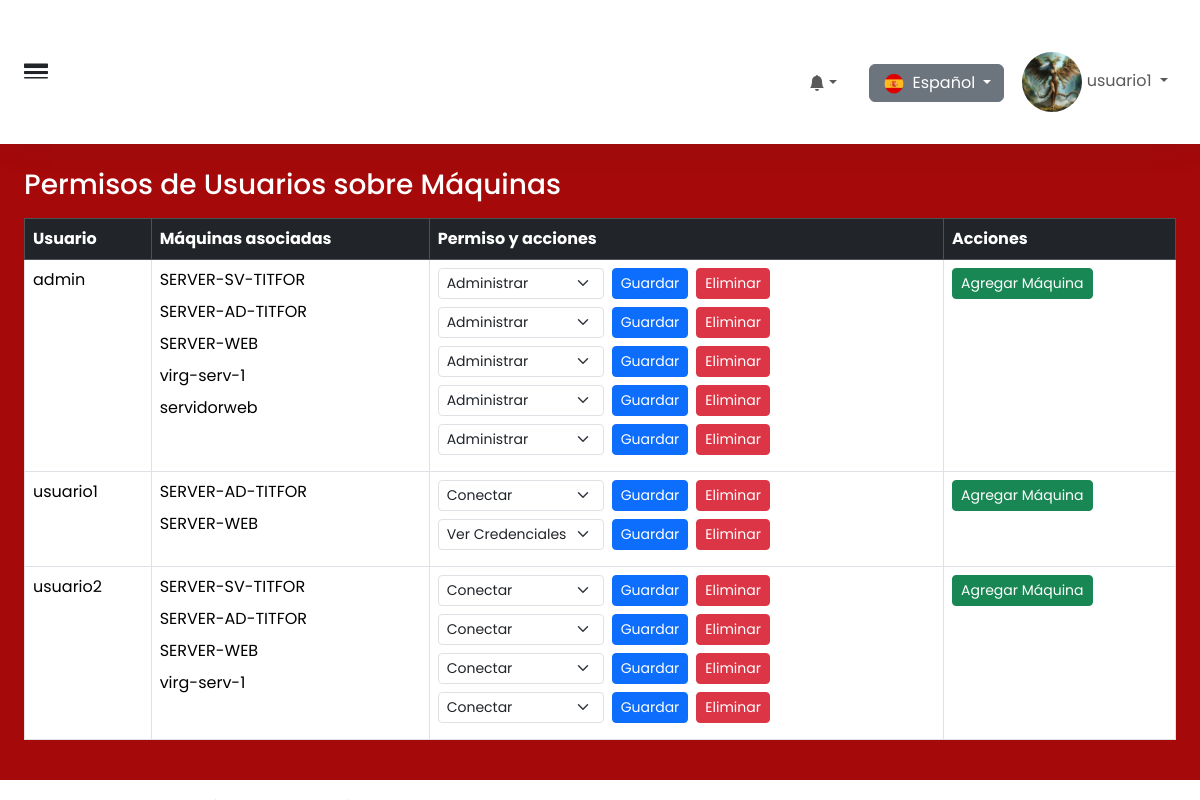
The app's page /permisos.php (signed in) with its own data.
### tables this page shows
CREATE TABLE `usuarios` (
  `id` int(11) NOT NULL,
  `nombre_usuario` varchar(100) NOT NULL,
  `contraseña` text NOT NULL,
  `correo_electronico` varchar(255) DEFAULT NULL,
  `id_rol` int(11) NOT NULL,
  `creado_en` timestamp NOT NULL DEFAULT current_timestamp(),
  `imagen` varchar(255) DEFAULT NULL
);

CREATE TABLE `permisos_usuarios_maquinas` (
  `id_usuario` int(11) NOT NULL,
  `id_maquina` int(11) NOT NULL,
  `nivel_permiso` varchar(50) NOT NULL
);

CREATE TABLE `maquinas` (
  `id` int(11) NOT NULL,
  `nombre` varchar(100) NOT NULL,
  `direccion_ip` varchar(45) NOT NULL,
  `puerto` int(11) NOT NULL DEFAULT 22,
  `descripcion` text DEFAULT NULL,
  `creada_en` timestamp NOT NULL DEFAULT current_timestamp()
);

### permisos.php (the view, shortened to what this page needs)
<?php
try {
    include 'conexion.php';
    $nombreUsuario = $_SESSION['nombre'];
    $usuario_id = $_SESSION['usuario_id'];
    $sqlImagen = "SELECT imagen FROM usuarios WHERE id = :id";
    $stmtImagen = $conn->prepare($sqlImagen);
    $stmtImagen->execute([':id' => $usuario_id]);
    $imagenUsuario = $stmtImagen->fetchColumn();
    ?>
    <!DOCTYPE html>
    <html lang="es">
    <head>
        <link rel="stylesheet" href="css/index.css">
        <link href="https://cdn.jsdelivr.net/npm/bootstrap@5.3.6/dist/css/bootstrap.min.css" rel="stylesheet"
>
        <link rel="stylesheet" href="https://cdn.jsdelivr.net/npm/bootstrap-icons@1.13.1/font/bootstrap-icons.min.css">
    </head>
    <body>
        <div class="wrapper w-100 d-flex align-items-start justify-content-between bg-black">
            <div class="main">
                <nav
                    class="navbar-main d-flex justify-content-between align-items-center p-4 navbar navbar-expand navbar-light">
                    <span class="sidebar-toggle d-flex align-items-center fs-4">
                        <i class="bi bi-border-width" id=toggle></i>
                    </span>
                    <div class="navbar-collapse collapse">
                        <div class="navbar-align navbar-nav ms-auto">
                            <div class="me-2 nav-item dropdown d-flex position-relative">
                                <a id="element" class="d-flex align-items-center nav-link nav-icon dropdown-toggle"
                                    aria-expanded="true">
                                    <div class="position-relative">
                                        <svg xmlns="http://www.w3.org/2000/svg" width="16" height="16" fill="currentColor"
                                            class="bi bi-bell-fill" viewBox="0 0 16 16">
                                            <path
                                                d="M8 16a2 2 0 0 0 2-2H6a2 2 0 0 0 2 2m.995-14.901a1 1 0 1 0-1.99 0A5 5 0 0 0 3 6c0 1.098-.5 6-2 7h14c-1.5-1-2-5.902-2-7 0-2.42-1.72-4.44-4.005-4.901" />
                                        </svg>
                                    </div>
                                </a>
                            </div>
                            <a href="#" type="button" class="nav-icon modes nav-link d-flex align-items-center"></a>
                            <div class="me-2 nav-item dropdown d-flex position-relative">
                                <div class="dropdown">
                                    <button class="btn btn-secondary dropdown-toggle" type="button" id="languageDropdown"
                                        data-bs-toggle="dropdown" aria-expanded="false">
                                        <img src="img/españa.webp" alt="España" width="20" class="me-1"> Español
                                    </button>
                                </div>
                            </div>
                            <div class="nav-item dropdown nav-item-user">
                                <span class="d-none d-sm-inline-block nav-icon" aria-expanded="true">
                                    <a href="#" class="nav-link dropdown-toggle" aria-expanded="false">
                                        <img src="img/usuarios/<?= $imagenUsuario ?>" class="imgUSU">
                                        <span><?= htmlspecialchars($nombreUsuario) ?></span>
                                    </a>
                                </span>
                            </div>
                        </div>
                    </div>
                </nav>
                <div class="content">
                    <div class="p-0 container-fluid">
                        <div class="mb-2 mb-xl-2 row">
                            <div class="d-none d-sm-block col-auto">
                                <h3>Permisos de Usuarios sobre Máquinas</h3>
                            </div>
                        </div>
                        <table class="table table-bordered">
                            <thead class="table-dark">
                                <tr>
                                    <th>Usuario</th>
                                    <th>Máquinas asociadas</th>
                                    <th>Permiso y acciones</th>
                                    <th>Acciones</th>
                                </tr>
                            </thead>
                            <tbody>
                                <?php
                                $usuarios = $conn->query("SELECT id, nombre_usuario FROM usuarios")->fetchAll();
                                foreach ($usuarios as $usuario):
                                    $id_usuario = $usuario['id'];
                                    $nombre_usuario = htmlspecialchars($usuario['nombre_usuario']);
                                    $stmt = $conn->prepare("SELECT p.id_maquina, m.nombre, p.nivel_permiso
                             FROM permisos_usuarios_maquinas p
                             JOIN maquinas m ON p.id_maquina = m.id
                             WHERE p.id_usuario = ?");
                                    $stmt->execute([$id_usuario]);
                                    $permisos = $stmt->fetchAll();
                                    ?>
                                    <tr>
                                        <td><?= $nombre_usuario ?></td>
                                        <td>
                                            <?php foreach ($permisos as $perm): ?>
                                                <div class="mb-2"><?= htmlspecialchars($perm['nombre']) ?></div>
                                            <?php endforeach; ?>
                                        </td>
                                        <td>
                                            <?php foreach ($permisos as $perm): ?>
                                                <form class="d-flex align-items-center mb-2" action="editar_permisos.php"
                                                    method="post">
                                                    <select name="nivel_permiso" class="form-select form-select-sm w-auto me-2">
                                                        <option value="conectar" <?= $perm['nivel_permiso'] === 'conectar' ? 'selected' : '' ?>>Conectar</option>
                                                        <option value="ver_credenciales"
                                                            <?= $perm['nivel_permiso'] === 'ver_credenciales' ? 'selected' : '' ?>>Ver
                                                            Credenciales</option>
                                                        <option value="administrar" <?= $perm['nivel_permiso'] === 'administrar' ? 'selected' : '' ?>>Administrar</option>
                                                    </select>
                                                    <button class="btn btn-sm btn-primary me-2" type="submit">Guardar</button>
                                                    <button class="btn btn-sm btn-danger" type="submit"
                                                        formaction="eliminar_relacion.php"
                                                        onclick="return confirm('¿Eliminar esta máquina del usuario?')">
                                                        Eliminar
                                                    </button>
                                                </form>
                                            <?php endforeach; ?>
                                        </td>
                                        <td>
                                            <form action="asignar_maquina.php" method="post">
                                                <button type="submit" class="btn btn-sm btn-success">Agregar Máquina</button>
                                            </form>
                                        </td>
                                    </tr>
                                <?php endforeach; ?>
                            </tbody>
                        </table>
                    </div>
                </div>
                <footer class="footer bg-white py-3">
                    <div class="container-fluid">
                        <div class="text-muted row">
                            <div class="text-start d-flex col-6">
                                <ul class="list-inline mb-0">
                                    <li class="list-inline-item"><a href="#" class="text-muted">Support</a></li>
                                    <li class="list-inline-item"><a href="#" class="text-muted">Centro de ayuda</a></li>
                                    <li class="list-inline-item"><a href="#" class="text-muted">Política de privacidad</a>
                                    </li>
                                    <li class="list-inline-item"><a href="#" class="text-muted">Términos y condiciones</a>
                                    </li>
                                </ul>
                            </div>
                            <div class="text-end col-6">
                                <p class="mb-0">Copyright © 2025 Tintan Fortress - All rights reserved <a href="#"
                                        class="text-muted">DataSphere</a></p>
                            </div>
                        </div>
                    </div>
                </footer>
            </div>
        </div>
    </body>
    </html>
    <?php
} catch (PDOException $e) {
    die("Error en la conexión a la base de datos: " . $e->getMessage());
}
?>

### css/index.css (style rules this page uses)
* { margin: 0; padding: 0; box-sizing: border-box; list-style: none; text-decoration: none; font-family: "Poppins", serif; }
.dropdown { margin-top: 20px; }
.imgUSU { width: 60px; height: 60px; border-radius: 40px; }
:root { --color-primary: #202434; --color-primary-light: #293042; --color-accent-blue: #3f80ea; --color-white: white; --color-black: black; --color-gray-light: #ced4da; --color-gray-blue-trasnparent: #e2e8ee80 --transition-speed-fast: .4s ease-in-out; --transition-speed-slow: .6s ease-in-out; }
a { text-decoration: none !important; }
ul { padding-left: 0 !important; }
li { list-style: none !important; }
img { height: 20px; margin-left: 2px; }
h3 { color: white !important; }
.wrapper { width: 100%; align-items: stretch; display: flex; }
.main { display: flex; width: 100%; height: 100vh; overflow-y: scroll; min-width: 0; transition: margin-left .35s ease-in-out, left .35s ease-in-out, margin-right .35s ease-in-out, right .35s ease-in-out; flex-direction: column; }
.navbar-main { border-bottom: 0 !important; box-shadow: 0 0 2rem #2930421a !important; background-color: var(--color-white) !important; }
#toggle { cursor: pointer !important; }
.nav-item-user { cursor: pointer !important; }
.text-muted { color: rgba(108, 117, 125, .75); font-size: 12px; margin-bottom: 0; }
#element { cursor: pointer; }
.content { padding: 2.5rem 2.5rem 1.5rem; flex: 1; direction: 1fr; background-color: rgb(165, 9, 9); }
footer { padding: 1rem 0.75rem; background-color: var(--color-white); direction: ltr; }
@media (min-width: 1px) and (max-width:2570px) { .content { padding: 1.5rem !important; } }

### records on screen
usuarios: imagen (picture), nombre_usuario "usuario1"
usuarios: nombre_usuario "admin"
permisos_usuarios_maquinas: id_maquina.nombre "SERVER-SV-TITFOR", nivel_permiso "Administrar"
permisos_usuarios_maquinas: id_maquina.nombre "SERVER-AD-TITFOR", nivel_permiso "Administrar"
permisos_usuarios_maquinas: id_maquina.nombre "SERVER-WEB", nivel_permiso "Administrar"
permisos_usuarios_maquinas: id_maquina.nombre "virg-serv-1", nivel_permiso "Administrar"
permisos_usuarios_maquinas: id_maquina.nombre "servidorweb", nivel_permiso "Administrar"
permisos_usuarios_maquinas: id_maquina.nombre "SERVER-AD-TITFOR", nivel_permiso "Conectar"
permisos_usuarios_maquinas: id_maquina.nombre "SERVER-WEB", nivel_permiso "Ver Credenciales"
usuarios: nombre_usuario "usuario2"
permisos_usuarios_maquinas: id_maquina.nombre "SERVER-SV-TITFOR", nivel_permiso "Conectar"
permisos_usuarios_maquinas: id_maquina.nombre "SERVER-WEB", nivel_permiso "Conectar"
permisos_usuarios_maquinas: id_maquina.nombre "virg-serv-1", nivel_permiso "Conectar"

### other values on screen
$nombreUsuario "usuario1"
